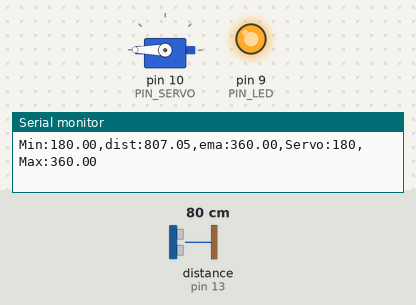
A sketch run on a simulated Arduino Uno, built with avr-gcc and run on an emulated ATmega328P. Shown: servo, output pins drawn as LEDs (lit = HIGH), the last lines printed to the serial monitor. Wiring (inferred from the names in the program): ultrasonic range finder: trigger pin 12; echo pin 13. Inputs (shaded band) come from the test bench; at power-on: distance to the obstacle (sensor on pin 13) 80 cm. The echo pulse lasts 58.3 µs per cm; pins used as bus, display or sensor lines are not drawn.

Above: at 1.2 s.
1.3 s: distance to the obstacle (sensor on pin 13) set to 2 cm
At 2.1 s:
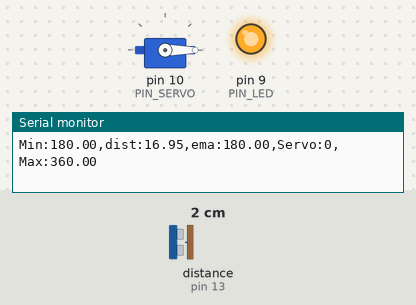
3.2 s: distance to the obstacle (sensor on pin 13) set to 120 cm
At 3.36 s:
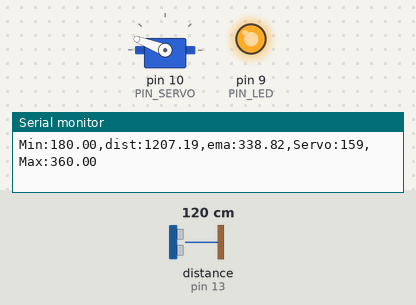
5.1 s: distance to the obstacle (sensor on pin 13) set to 18 cm
8.1 s: distance to the obstacle (sensor on pin 13) set to 35 cm
At 9.0 s:
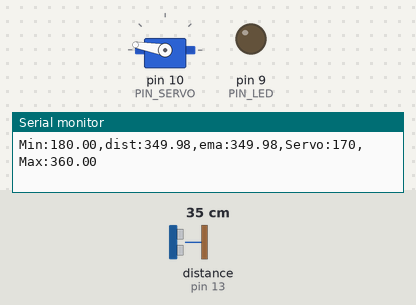
10.0 s: distance to the obstacle (sensor on pin 13) set to 4 cm
At 10.17 s:
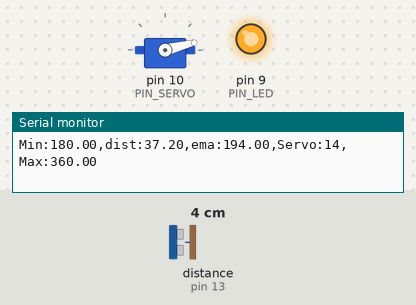
11.8 s: distance to the obstacle (sensor on pin 13) set to 60 cm
At 13.3 s:
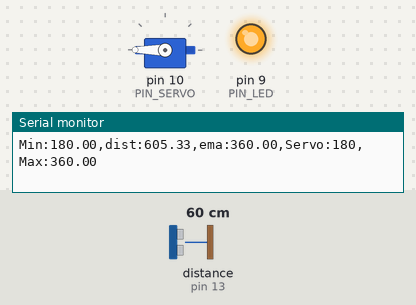
Timing chart, 0 to 14.7 s (numbered marks = the images above; inputs shaded):
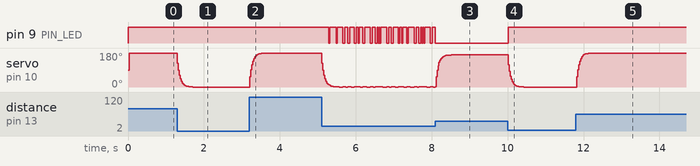

Measured:
- after the input at 1.3 s, servo on pin 10 (PIN_SERVO): moves from 180° to 0° over 0.40 s, starting at once
- after the input at 3.2 s, servo on pin 10 (PIN_SERVO): moves from 0° to 180° over 0.40 s, starting at once
- after the input at 8.1 s, pin 9 (PIN_LED): stops changing and stays LOW
- after the input at 10.0 s, pin 9 (PIN_LED): LOW → HIGH at once; servo on pin 10 (PIN_SERVO): moves from 170° to 0° over 0.40 s, starting at once
- after the input at 11.8 s, servo on pin 10 (PIN_SERVO): moves from 0° to 180° over 0.40 s, starting at once

The sketch:

11_example_1.ino
```cpp
#include <Servo.h>


#define PIN_LED   9
#define PIN_TRIG  12
#define PIN_ECHO  13
#define PIN_SERVO 10


#define SND_VEL 346.0
#define INTERVAL 25
#define PULSE_DURATION 10
#define _DIST_MIN 180.0
#define _DIST_MAX 360.0
#define TIMEOUT ((INTERVAL / 2) * 1000.0)
#define SCALE (0.001 * 0.5 * SND_VEL)
#define _EMA_ALPHA 0.3

#define _DUTY_MIN 900
#define _DUTY_MAX 2550
#define _DUTY_NEU ((_DUTY_MIN + _DUTY_MAX) / 2)

float dist_ema, dist_prev = _DIST_MAX;
unsigned long last_sampling_time;
bool ema_initialized = false;
Servo myservo;

float USS_measure(int TRIG, int ECHO);

void setup() {
  digitalWrite(PIN_LED, HIGH);
  pinMode(PIN_LED, OUTPUT);
  pinMode(PIN_TRIG, OUTPUT);
  pinMode(PIN_ECHO, INPUT);
  digitalWrite(PIN_TRIG, LOW);

  myservo.attach(PIN_SERVO, _DUTY_MIN, _DUTY_MAX);
  myservo.writeMicroseconds(_DUTY_NEU);

  dist_prev = (_DIST_MIN + _DIST_MAX) / 2.0;
  dist_ema = dist_prev;
  last_sampling_time = millis();
  Serial.begin(57600);
}

void loop() {
  float dist_raw, dist_filtered;

  unsigned long now = millis();
  if (now - last_sampling_time < INTERVAL)
    return;
  last_sampling_time = now;

  dist_raw = USS_measure(PIN_TRIG, PIN_ECHO);
  bool valid = (dist_raw > 0.0);
  bool in_range = valid && dist_raw >= _DIST_MIN && dist_raw <= _DIST_MAX;
  digitalWrite(PIN_LED, in_range ? LOW : HIGH);

  if (!valid) {
    dist_filtered = dist_prev;
  } else {
    if (dist_raw < _DIST_MIN) {
      dist_filtered = _DIST_MIN;
    } else if (dist_raw > _DIST_MAX) {
      dist_filtered = _DIST_MAX;
    } else {
      dist_filtered = dist_raw;
    }
    dist_prev = dist_filtered;
  }

  if (valid) {
    if (!ema_initialized) {
      dist_ema = dist_filtered;
      ema_initialized = true;
    } else {
      dist_ema = _EMA_ALPHA * dist_filtered
               + (1.0 - _EMA_ALPHA) * dist_ema;
    }

    float ratio = (dist_ema - _DIST_MIN) / (_DIST_MAX - _DIST_MIN);
    int duty = (int)(_DUTY_MIN + ratio * (_DUTY_MAX - _DUTY_MIN) + 0.5);
    duty = constrain(duty, _DUTY_MIN, _DUTY_MAX);
    myservo.writeMicroseconds(duty);
  }

  Serial.print("Min:");    Serial.print(_DIST_MIN);
  Serial.print(",dist:");  Serial.print(dist_raw);
  Serial.print(",ema:");   Serial.print(dist_ema);
  Serial.print(",Servo:"); Serial.print(myservo.read());
  Serial.print(",Max:");   Serial.print(_DIST_MAX);
  Serial.println("");
}

float USS_measure(int TRIG, int ECHO) {
  digitalWrite(TRIG, LOW);
  delayMicroseconds(2);
  digitalWrite(TRIG, HIGH);
  delayMicroseconds(PULSE_DURATION);
  digitalWrite(TRIG, LOW);
  return pulseIn(ECHO, HIGH, TIMEOUT) * SCALE;
}
```
